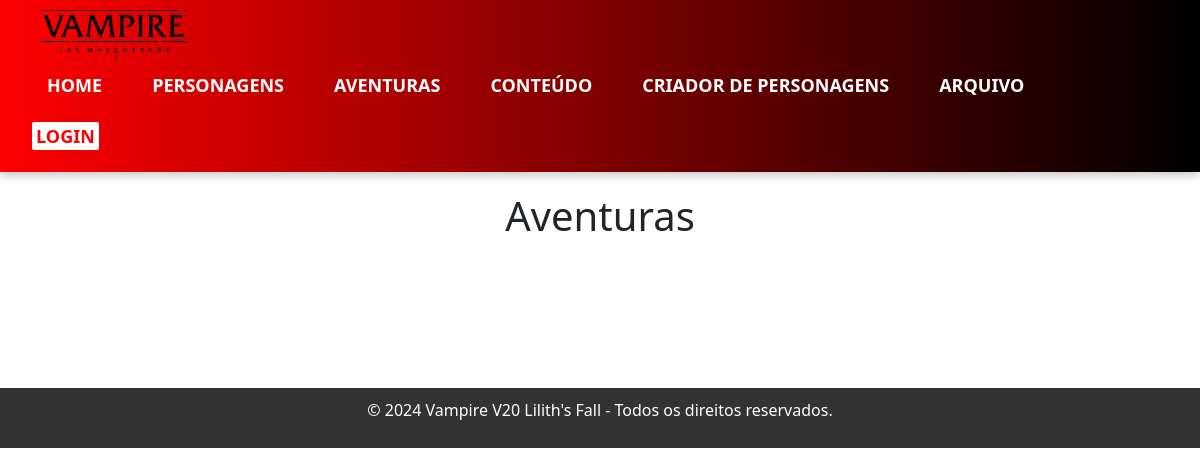
The page /campaigns on the database as committed earlier.
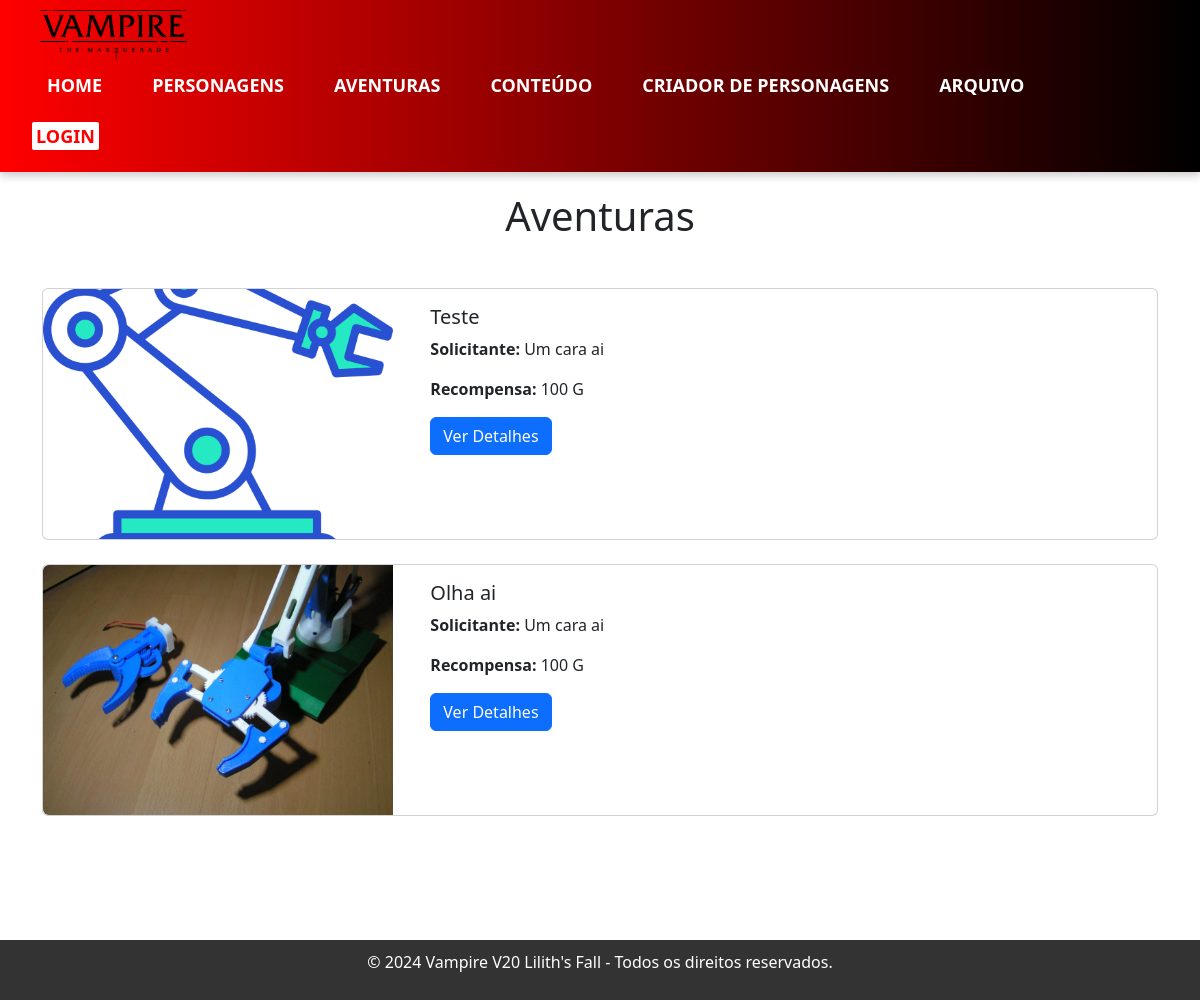
The same page on the database as committed later.
### app.py (models this page shows, shortened)
class Adventure(db.Model):
    id = db.Column(db.Integer, primary_key=True)
    title = db.Column(db.String(200), nullable=False)
    requester = db.Column(db.String(100), nullable=False)
    reward = db.Column(db.String(100), nullable=False)
    description = db.Column(db.Text, nullable=False)
    document = db.Column(db.String(255), nullable=True)  # Caminho do documento anexado
    image = db.Column(db.String(255), nullable=True)     # Caminho da imagem anexada
    creator_id = db.Column(db.Integer, db.ForeignKey('user.id'), nullable=False)  # Criador da aventura
    responsible_user_id = db.Column(db.Integer, db.ForeignKey('user.id'), nullable=True)  # Usuário responsável pela aventura
    status = db.Column(db.String(100), nullable=False, default='Disponivel')
    finished = db.Column(db.String(500), nullable=True)  # aventura finalizada
    creator = db.relationship('User', foreign_keys=[creator_id])
    responsible_user = db.relationship('User', foreign_keys=[responsible_user_id])

### app.py (the view)
@app.route('/campaigns')
def campaigns():
    adventures = Adventure.query.all()
    return render_template('campaigns.html', adventures=adventures)

### templates/campaigns.html
{% extends 'base.html' %}
{% block content %}
<div style="text-align: center;">
    <h1>Aventuras</h1>
    </div>
<div class="container mt-5">
    <div class="row">
        {% for adventure in adventures %}
        <div class="col-md-12 mb-4">
            <div class="card horizontal-card">
                <div class="row g-0">
                    <div class="col-md-4">
                        <img src="{{ url_for('static', filename=adventure.image) }}" class="img-fluid rounded-start" alt="Imagem da Aventura" style="height: 250px; width: 350px; object-fit: cover;">
                    </div>
                    <div class="col-md-8">
                        <div class="card-body">
                            <h5 class="card-title">{{ adventure.title }}</h5>
                            <p class="card-text"><strong>Solicitante:</strong> {{ adventure.requester }}</p>
                            <p class="card-text"><strong>Recompensa:</strong> {{ adventure.reward }}</p>
                            <a href="{{ url_for('adventure_detail', adventure_id=adventure.id) }}" class="btn btn-primary">Ver Detalhes</a>
                        </div>
                    </div>
                </div>
            </div>
        </div>
        {% endfor %}
    </div>
</div>
{% endblock %}

Rows that differ between the two databases and show on the page:
added Adventure: image (picture), title "Teste", requester "Um cara ai", reward "100 G"
added Adventure: image (picture), title "Olha ai", requester "Um cara ai", reward "100 G"
